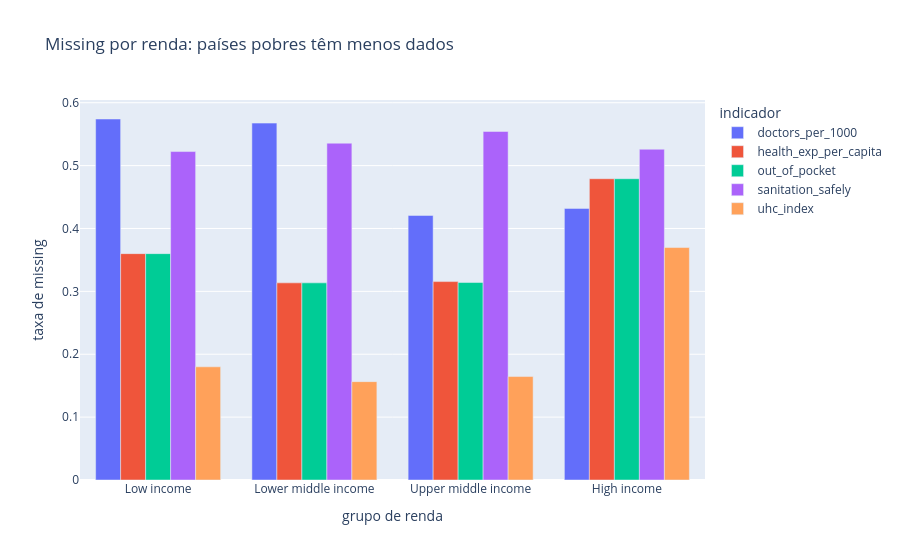

Notebook code cell kept with this figure:
### Code cell
foco = ["doctors_per_1000", "health_exp_per_capita", "out_of_pocket",
        "sanitation_safely", "uhc_index"]
m = eda.missing_por_renda(abt).loc[:, [c for c in foco if c in miss.columns]].reset_index()
m = m.melt(id_vars="index", var_name="indicador", value_name="missing")
fig = px.bar(m, x="index", y="missing", color="indicador", barmode="group",
             labels={"index": "grupo de renda", "missing": "taxa de missing"},
             title="Missing por renda: países pobres têm menos dados")
fig

### Figure 1 — Plotly figure (JSON) as saved in the notebook; plotly's stock layout.template omitted (floating-point values rounded to 4 significant figures)
{"data": [{"alignmentgroup": "True", "hovertemplate": "indicador=doctors_per_1000<br>grupo de renda=%{x}<br>taxa de missing=%{y}<extra></extra>", "legendgroup": "doctors_per_1000", "marker": {"color": "#636efa", "pattern": {"shape": ""}}, "name": "doctors_per_1000", "offsetgroup": "doctors_per_1000", "orientation": "v", "showlegend": true, "textposition": "auto", "type": "bar", "x": ["Low income", "Lower middle income", "Upper middle income", "High income"], "xaxis": "x", "y": [0.5741, 0.5676, 0.4207, 0.4319], "yaxis": "y"}, {"alignmentgroup": "True", "hovertemplate": "indicador=health_exp_per_capita<br>grupo de renda=%{x}<br>taxa de missing=%{y}<extra></extra>", "legendgroup": "health_exp_per_capita", "marker": {"color": "#EF553B", "pattern": {"shape": ""}}, "name": "health_exp_per_capita", "offsetgroup": "health_exp_per_capita", "orientation": "v", "showlegend": true, "textposition": "auto", "type": "bar", "x": ["Low income", "Lower middle income", "Upper middle income", "High income"], "xaxis": "x", "y": [0.36, 0.3135, 0.3156, 0.4791], "yaxis": "y"}, {"alignmentgroup": "True", "hovertemplate": "indicador=out_of_pocket<br>grupo de renda=%{x}<br>taxa de missing=%{y}<extra></extra>", "legendgroup": "out_of_pocket", "marker": {"color": "#00cc96", "pattern": {"shape": ""}}, "name": "out_of_pocket", "offsetgroup": "out_of_pocket", "orientation": "v", "showlegend": true, "textposition": "auto", "type": "bar", "x": ["Low income", "Lower middle income", "Upper middle income", "High income"], "xaxis": "x", "y": [0.36, 0.3135, 0.3141, 0.4791], "yaxis": "y"}, {"alignmentgroup": "True", "hovertemplate": "indicador=sanitation_safely<br>grupo de renda=%{x}<br>taxa de missing=%{y}<extra></extra>", "legendgroup": "sanitation_safely", "marker": {"color": "#ab63fa", "pattern": {"shape": ""}}, "name": "sanitation_safely", "offsetgroup": "sanitation_safely", "orientation": "v", "showlegend": true, "textposition": "auto", "type": "bar", "x": ["Low income", "Lower middle income", "Upper middle income", "High income"], "xaxis": "x", "y": [0.5224, 0.5357, 0.5543, 0.526], "yaxis": "y"}, {"alignmentgroup": "True", "hovertemplate": "indicador=uhc_index<br>grupo de renda=%{x}<br>taxa de missing=%{y}<extra></extra>", "legendgroup": "uhc_index", "marker": {"color": "#FFA15A", "pattern": {"shape": ""}}, "name": "uhc_index", "offsetgroup": "uhc_index", "orientation": "v", "showlegend": true, "textposition": "auto", "type": "bar", "x": ["Low income", "Lower middle income", "Upper middle income", "High income"], "xaxis": "x", "y": [0.18, 0.1564, 0.1645, 0.3697], "yaxis": "y"}], "layout": {"barmode": "group", "legend": {"title": {"text": "indicador"}, "tracegroupgap": 0}, "title": {"text": "Missing por renda: países pobres têm menos dados"}, "xaxis": {"anchor": "y", "domain": [0.0, 1.0], "title": {"text": "grupo de renda"}}, "yaxis": {"anchor": "x", "domain": [0.0, 1.0], "title": {"text": "taxa de missing"}}}}
